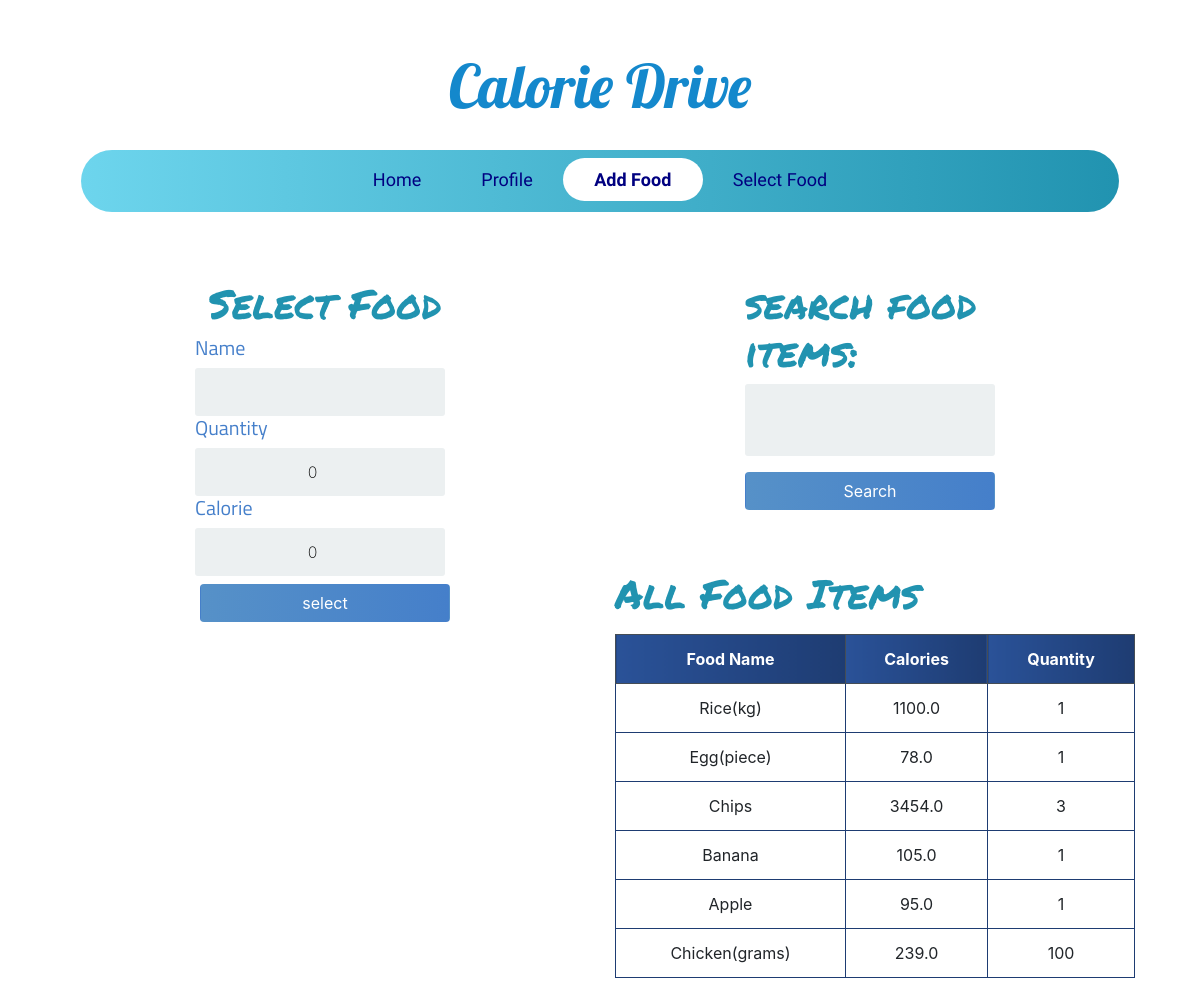
Screenshot of /add_food/ (signed in) with the database file from the repository.
### calories/models.py (models this page shows, shortened)
class Food(models.Model):
	name = models.CharField(max_length=200 ,null=False)
	quantity = models.PositiveIntegerField(null=False,default=0)
	calorie = models.FloatField(null=False,default=0)
	person_of = models.ForeignKey(User,null=True,on_delete=models.CASCADE)

### calories/views.py (the view)
# urls.py: path('add_food/',add_food,name='add_food'),
@login_required
def add_food(request):
	food_items = Food.objects.filter(person_of=request.user)
	form = AddFoodForm(request.POST)
	if request.method == 'POST':
		form = AddFoodForm(request.POST)
		if form.is_valid():
			profile = form.save(commit=False)
			profile.person_of = request.user
			profile.save()
			return redirect('add_food')
	else:
		form = AddFoodForm()
	myFilter = FoodFilter(request.GET,queryset=food_items)
	food_items = myFilter.qs
	context = {'form':form,'food_items':food_items,'myFilter':myFilter}
	return render(request,'add_food.html',context)

### calories/forms.py
class AddFoodForm(forms.ModelForm):
    class Meta:
        model = Food
        fields = ('name','quantity','calorie')

### templates/add_food.html (shortened to what this page needs)
{% extends 'base.html' %}
{% block content %}
<div class="container">
<div class="row">
    <div class="col-lg-6">
    <div class="login">
        <div class="login-screen">
            <div class="app-title">
                <h1 class="headline">Select Food</h1>
            </div>
            <form method="POST" action="" class="login-form form-inline">
                {% for field in form %}
                <h5 class="form-labels">
                {{ field.label }}
                </h5>
                {{ field }}
                {% endfor %}
                <input class="btn mt-2" type="submit" value="select">
            </form>
        </div>
    </div>
    </div>
    <div class="col-lg-6 ">
    <div class="login">
        <div class="login-screen">
              <form method="get">
                  <h1 class="headline">{{ myFilter.form }}</h1>
                  <button class="btn mt-2" type="submit">Search </button>
              </form>
        </div>
    </div>
        <h1 class="headline"> All Food Items </h1>
        <table class="table table-bordered text-center mt-3">
            <thead class="thead-dark">
                <tr>
                    <th scope="col">Food Name</th>
                    <th scope="col">Calories</th>
                    <th scope="col">Quantity</th>
                </tr>
            </thead>
            <tbody>
                {% for food in food_items %}
                <tr>
                    <td>{{ food.name }}</td>
                    <td>{{ food.calorie }}</td>
                    <td>{{ food.quantity }}</td>
                </tr>
                {% endfor %}
            </tbody>
        </table>
    </div>
</div>
</div>
{% endblock content %}

### static/css/base.css (style rules this page uses)
body { font-family: Arial; background-color: #3498DB; padding: 50px; }
.login { margin: 20px auto; width: 300px; }
.login-screen { background-color: #FFF; padding: 20px; border-radius: 5px }
.app-title { text-align: center; color: #777; }
.login-form { text-align: center; }
input { text-align: center; background-color: #ECF0F1; border: 2px solid transparent; border-radius: 3px; font-size: 16px; font-weight: 200; padding: 10px 0; width: 250px; transition: border .5s; }
.btn { background: #457fca; background: -webkit-linear-gradient(to right, #5691c8, #457fca); background: linear-gradient(to right, #5691c8, #457fca); color: white !important; font-size: 16px; line-height: 25px; padding: 10px 0; text-decoration: none; text-shadow: none; border-radius: 3px; box-shadow: none; transition: 0.25s; display: block; width: 250px; margin: 0 auto; }
th { background: #1e3c72; background: -webkit-linear-gradient(to right, #2a5298, #1e3c72); background: linear-gradient(to right, #2a5298, #1e3c72); }
.headline { font-family: 'Permanent Marker', cursive; padding-top:20px; color: #2193b0; color: -webkit-linear-gradient(to right, #6dd5ed, #2193b0); color: linear-gradient(to right, #6dd5ed, #2193b0); }
.table { background-color: white; color: #18AD7C; }
table.table-bordered > thead > tr > th { border:1px solid #1e3c72; }
table.table-bordered > tbody > tr > td { border:1px solid #1e3c72; }
.form-labels { font-family: 'Titillium Web', sans-serif; color:#457fca; }

### rows the page displays
Food: name "Rice(kg)", calorie "1100.0", quantity "1"
Food: name "Egg(piece)", calorie "78.0", quantity "1"
Food: name "Chips", calorie "3454.0", quantity "3"
Food: name "Banana", calorie "105.0", quantity "1"
Food: name "Apple", calorie "95.0", quantity "1"
Food: name "Chicken(grams)", calorie "239.0", quantity "100"

### other values shown
{{ field.label }} "Name" "Quantity" "Calorie"
